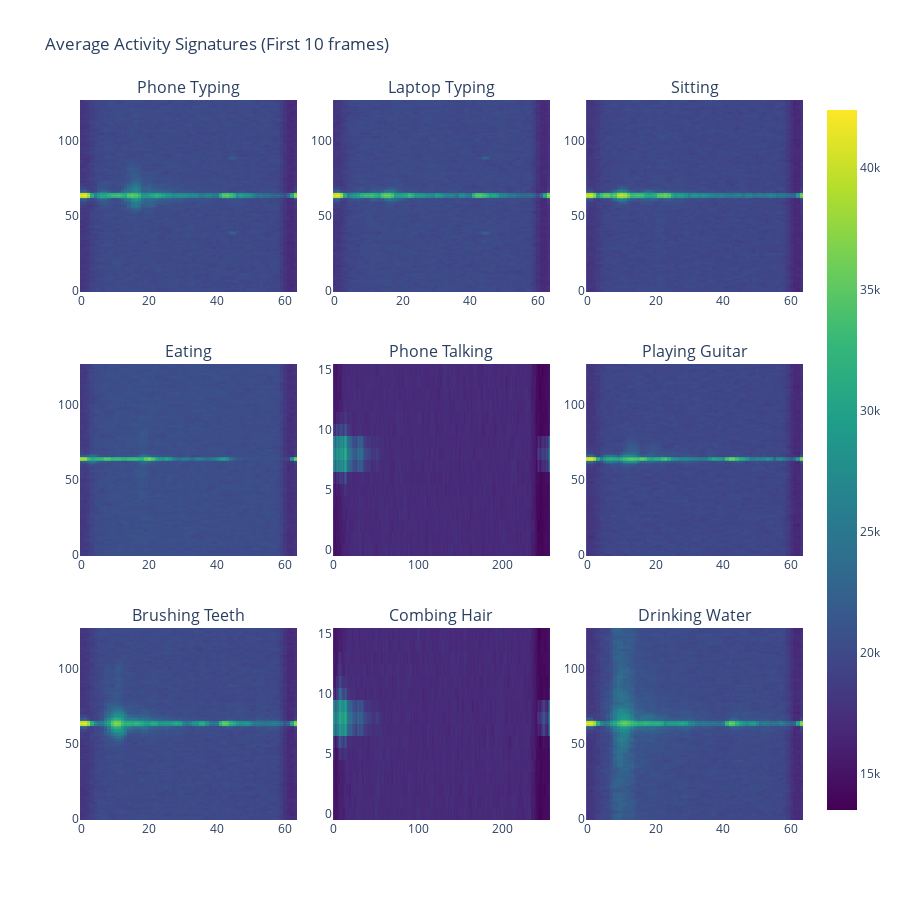

Notebook code cell kept with this figure:
### Markdown cell above
#### Doppler Analysis: Range-Doppler Heatmap visualization

### Code cell
from helper.analysis_utils import visualize_activity_grid_inline

# Check if dist_analyzer is defined
if 'dist_analyzer' not in locals():
    from helper.analysis_utils import ClassDistributionAnalyzer
    dist_analyzer = ClassDistributionAnalyzer(micro_df)

fig_grid = visualize_activity_grid_inline(micro_df, dist_analyzer, n_frames=10)
print(fig_grid.show())

### Figure 1 — Plotly figure (JSON) as saved in the notebook; plotly's stock layout.template omitted (floating-point values rounded to 4 significant figures; data arrays with more than 128 entries replaced by an {"elided": "..."} marker saying what was removed)
{"data": [{"coloraxis": "coloraxis", "type": "heatmap", "xaxis": "x", "yaxis": "y", "z": {"elided": "128x64 float values"}}, {"coloraxis": "coloraxis", "type": "heatmap", "xaxis": "x2", "yaxis": "y2", "z": {"elided": "128x64 float values"}}, {"coloraxis": "coloraxis", "type": "heatmap", "xaxis": "x3", "yaxis": "y3", "z": {"elided": "128x64 float values"}}, {"coloraxis": "coloraxis", "type": "heatmap", "xaxis": "x4", "yaxis": "y4", "z": {"elided": "128x64 float values"}}, {"coloraxis": "coloraxis", "type": "heatmap", "xaxis": "x5", "yaxis": "y5", "z": {"elided": "16x256 float values"}}, {"coloraxis": "coloraxis", "type": "heatmap", "xaxis": "x6", "yaxis": "y6", "z": {"elided": "128x64 float values"}}, {"coloraxis": "coloraxis", "type": "heatmap", "xaxis": "x7", "yaxis": "y7", "z": {"elided": "128x64 float values"}}, {"coloraxis": "coloraxis", "type": "heatmap", "xaxis": "x8", "yaxis": "y8", "z": {"elided": "16x256 float values"}}, {"coloraxis": "coloraxis", "type": "heatmap", "xaxis": "x9", "yaxis": "y9", "z": {"elided": "128x64 float values"}}], "layout": {"annotations": [{"font": {"size": 16}, "showarrow": false, "text": "Phone Typing", "x": 0.15, "xanchor": "center", "xref": "paper", "y": 1, "yanchor": "bottom", "yref": "paper"}, {"font": {"size": 16}, "showarrow": false, "text": "Laptop Typing", "x": 0.5, "xanchor": "center", "xref": "paper", "y": 1, "yanchor": "bottom", "yref": "paper"}, {"font": {"size": 16}, "showarrow": false, "text": "Sitting", "x": 0.85, "xanchor": "center", "xref": "paper", "y": 1, "yanchor": "bottom", "yref": "paper"}, {"font": {"size": 16}, "showarrow": false, "text": "Eating", "x": 0.15, "xanchor": "center", "xref": "paper", "y": 0.6333, "yanchor": "bottom", "yref": "paper"}, {"font": {"size": 16}, "showarrow": false, "text": "Phone Talking", "x": 0.5, "xanchor": "center", "xref": "paper", "y": 0.6333, "yanchor": "bottom", "yref": "paper"}, {"font": {"size": 16}, "showarrow": false, "text": "Playing Guitar", "x": 0.85, "xanchor": "center", "xref": "paper", "y": 0.6333, "yanchor": "bottom", "yref": "paper"}, {"font": {"size": 16}, "showarrow": false, "text": "Brushing Teeth", "x": 0.15, "xanchor": "center", "xref": "paper", "y": 0.2667, "yanchor": "bottom", "yref": "paper"}, {"font": {"size": 16}, "showarrow": false, "text": "Combing Hair", "x": 0.5, "xanchor": "center", "xref": "paper", "y": 0.2667, "yanchor": "bottom", "yref": "paper"}, {"font": {"size": 16}, "showarrow": false, "text": "Drinking Water", "x": 0.85, "xanchor": "center", "xref": "paper", "y": 0.2667, "yanchor": "bottom", "yref": "paper"}], "coloraxis": {"colorscale": [[0, "#440154"], [0.1111, "#482878"], [0.2222, "#3e4989"], [0.3333, "#31688e"], [0.4444, "#26828e"], [0.5556, "#1f9e89"], [0.6667, "#35b779"], [0.7778, "#6ece58"], [0.8889, "#b5de2b"], [1, "#fde725"]]}, "height": 900, "showlegend": false, "title": {"text": "Average Activity Signatures (First 10 frames)"}, "width": 900, "xaxis": {"anchor": "y", "domain": [0, 0.3]}, "xaxis2": {"anchor": "y2", "domain": [0.35, 0.65]}, "xaxis3": {"anchor": "y3", "domain": [0.7, 1]}, "xaxis4": {"anchor": "y4", "domain": [0, 0.3]}, "xaxis5": {"anchor": "y5", "domain": [0.35, 0.65]}, "xaxis6": {"anchor": "y6", "domain": [0.7, 1]}, "xaxis7": {"anchor": "y7", "domain": [0, 0.3]}, "xaxis8": {"anchor": "y8", "domain": [0.35, 0.65]}, "xaxis9": {"anchor": "y9", "domain": [0.7, 1]}, "yaxis": {"anchor": "x", "domain": [0.7333, 1]}, "yaxis2": {"anchor": "x2", "domain": [0.7333, 1]}, "yaxis3": {"anchor": "x3", "domain": [0.7333, 1]}, "yaxis4": {"anchor": "x4", "domain": [0.3667, 0.6333]}, "yaxis5": {"anchor": "x5", "domain": [0.3667, 0.6333]}, "yaxis6": {"anchor": "x6", "domain": [0.3667, 0.6333]}, "yaxis7": {"anchor": "x7", "domain": [0, 0.2667]}, "yaxis8": {"anchor": "x8", "domain": [0, 0.2667]}, "yaxis9": {"anchor": "x9", "domain": [0, 0.2667]}}}
